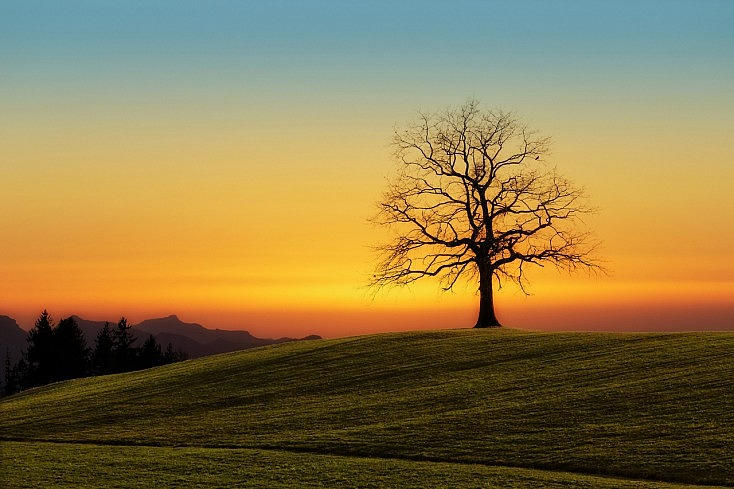
#> input picture 27082019/ejemplo.jpg, 734 x 489 px
$ python 001330.py   (Python 2 division)
#> lines starting #> are read from the running program, lines starting #| are printed output that depends on the picture
# -*- coding: utf-8 -*-
"""
Created on Tue Aug 27 22:16:19 2019

@author: panch
"""

#libreria numpy
#importacion libreria
import numpy as np
 #libreria para importar fotos
import matplotlib.pyplot as plt #libreria de graficos
from skimage import io

photo = io.imread('ejemplo.jpg')#abre la foto seleccionada ya la guarda como photo
#> photo is the input picture: shape (489, 734, 3); mean R, G, B 140.6, 120.4, 73.4


photo_masked = np.where(photo > 100, 255, 0) #si el valor es mayor a 100 es 255, si no es 0
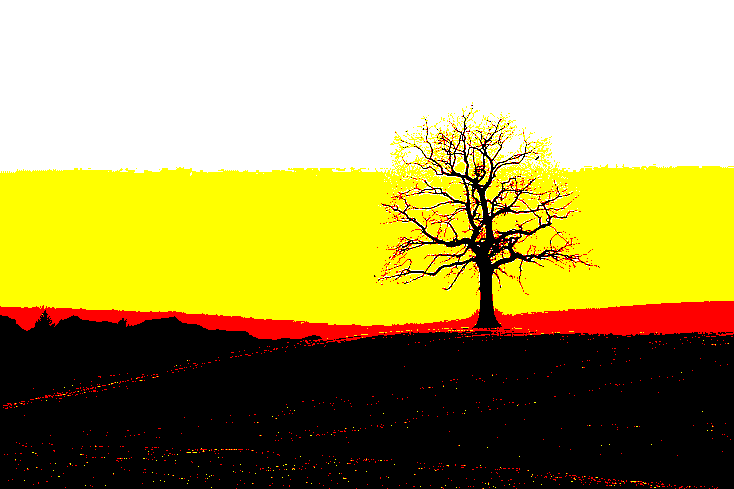
#> photo_masked: shape (489, 734, 3) int64; mean R, G, B 169.6, 158.2, 87.5
plt.imshow(photo_masked) #muestra la imagen modificada

a_array = np.array([1, 2, 3, 4, 5])
b_array = np.array([6, 7, 8, 9, 10])

print a_array + b_array #suma los valores que estan en el mismo lugar de cada array
print a_array + 30 #suma 30 a cada uno de los valores del array
print a_array * b_array #multiplica los valores que estan en la misma posicion en los arrays
print a_array*10 #multiplica cada valor del array por 10
#a_array @ b_array no esta definido el producto punto

plt.imshow(photo[:,:,0].T) #transpone el array

x = np.array([2, 1, 4, 3, 5])
print np.sort(x) #ordena el array de menor a mayor
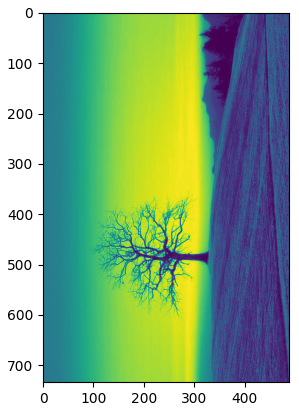
#> figure drawn by matplotlib, 1 panel
